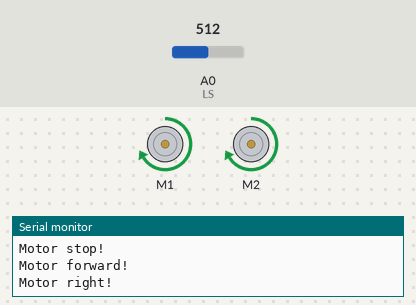
Recording of a sketch running on a simulated Arduino Uno, built with avr-gcc and run on an emulated ATmega328P. Parts: 2 × DC motor (green arrow = forward, orange = backward, longer = faster), the last lines printed to the serial monitor. The inputs (shaded band) are chosen by the test bench; at power-on: A0 (LS) = 512.

Above: at 1.2 s.
1.3 s: A0 (LS) set to 0
At 2.5 s:
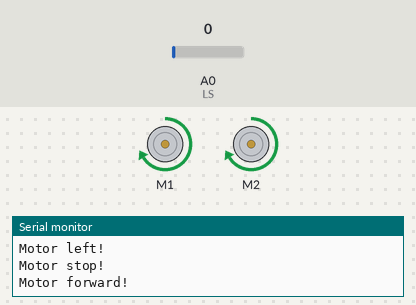
2.8 s: A0 (LS) set to 122
At 4.2 s:
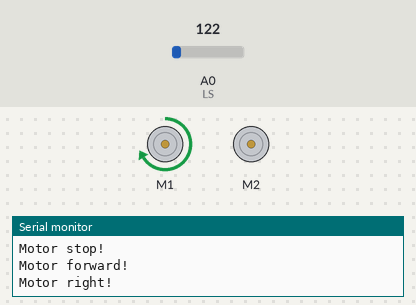
8.8 s: A0 (LS) set to 0
At 10.1 s:
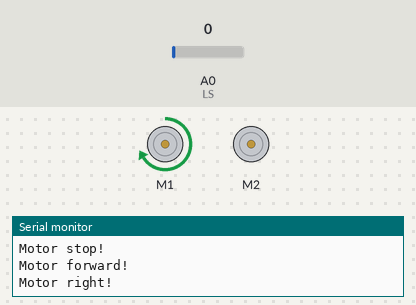
Timing chart, 0 to 11.8 s (numbered marks = the images above; inputs shaded):
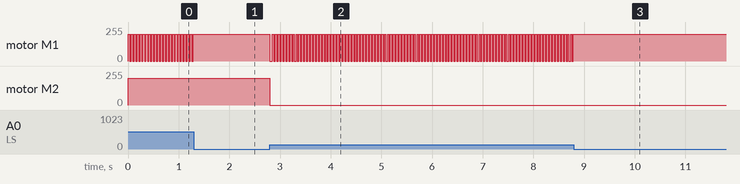

Measured:
- after the input at 1.3 s, motor M1: stops changing and stays forward 200/255; motor M2: stays forward 200/255 (without the input it goes to stopped after 1.5 s)
- after the input at 2.8 s, motor M1: alternates forward 200/255 for 0.03 s and stopped for 0.03 s, starting at once; motor M2: forward 200/255 → stopped at once
- after the input at 8.8 s, motor M1: stops changing and stays forward 200/255
- by itself, motor M1: alternates forward 200/255 for 0.03 s and stopped for 0.03 s

The sketch:

FINAL_CODE.ino
```cpp
#include <AFMotor.h>
AF_DCMotor motor1(1);
AF_DCMotor motor2(2);
//#define LS A0     // left sensor
//#define RS A1    // right sensor
int LS = A0;     // Infrared Sensor (Right lead) connected to analog pin 3

int RS = A1;     // Infrared Sensor (Right lead) connected to analog pin 3


//AF_DCMotor motor(2, MOTOR12_64KHZ); // create motor #2, 64KHz pwm

void setup() {
  Serial.begin(9600);           // set up Serial library at 9600 bps
  Serial.println("Motor test!");

  motor1.setSpeed(200);
  motor2.setSpeed(200);   // set the speed to 200/255
}

  void loop()
{
  if((analogRead(LS==0)) && ((analogRead(RS==0))))     // Move Forward
  {
     motor1.run(FORWARD);      // turn it on going forward
     motor2.run(FORWARD);      // turn it on going forward
      Serial.println("Motor forward!");

  }

  if((analogRead(LS==0)) && analogRead(RS==1))     // Turn right
  {
    motor1.run(FORWARD);
    motor2.run(BRAKE);
 Serial.println("Motor right!");
    //digitalWrite(LM1, LOW);
    //digitalWrite(LM2, LOW);
    //digitalWrite(RM1, HIGH);
    //digitalWrite(RM2, LOW);
  }

  if(analogRead(LS==1) && (analogRead(RS==0)))     // turn left
  {
    motor1.run(BRAKE);
    motor2.run(FORWARD);
     Serial.println("Motor left!");
    //digitalWrite(LM1, HIGH);
    //digitalWrite(LM2, LOW);
    //digitalWrite(RM1, LOW);
    //digitalWrite(RM2, LOW);
  }

  if((analogRead(LS==1)) && (analogRead(RS==1)))     // stop
  {
    motor1.run(BRAKE);
    motor2.run(BRAKE);
     Serial.println("Motor stop!");
    //digitalWrite(LM1, LOW);
    //digitalWrite(LM2, LOW);
    //digitalWrite(RM1, LOW);
    //digitalWrite(RM2, LOW);
  }
}
```
